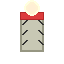

Generate this figure with Python:
import pygame
import math

# Create flare icon
size = 64
surface = pygame.Surface((size, size), pygame.SRCALPHA)

# Draw flare body (cylindrical shape)
body_color = (200, 200, 180)
body_rect = pygame.Rect(20, 12, 24, 40)
pygame.draw.rect(surface, body_color, body_rect)
pygame.draw.rect(surface, (150, 150, 130), body_rect, 2)

# Draw cap on top
cap_color = (220, 60, 60)
pygame.draw.rect(surface, cap_color, (20, 12, 24, 8))
pygame.draw.rect(surface, (180, 40, 40), (20, 12, 24, 8), 1)

# Draw pull ring
ring_color = (160, 160, 160)
pygame.draw.circle(surface, ring_color, (32, 10), 4, 2)

# Draw light/spark effect on top
for i in range(3):
    spark_color = (255, 255 - i*30, 200 - i*50, 150 - i*40)
    pygame.draw.circle(surface, spark_color, (32, 8), 8 - i*2)

# Draw some warning stripes
stripe_color = (50, 50, 50)
for i in range(3):
    y = 24 + i * 10
    pygame.draw.line(surface, stripe_color, (22, y), (26, y-4), 2)
    pygame.draw.line(surface, stripe_color, (38, y-4), (42, y), 2)

# Save the icon
pygame.image.save(surface, '/Users/pika/Desktop/game/bosspong/items/flare.png')
